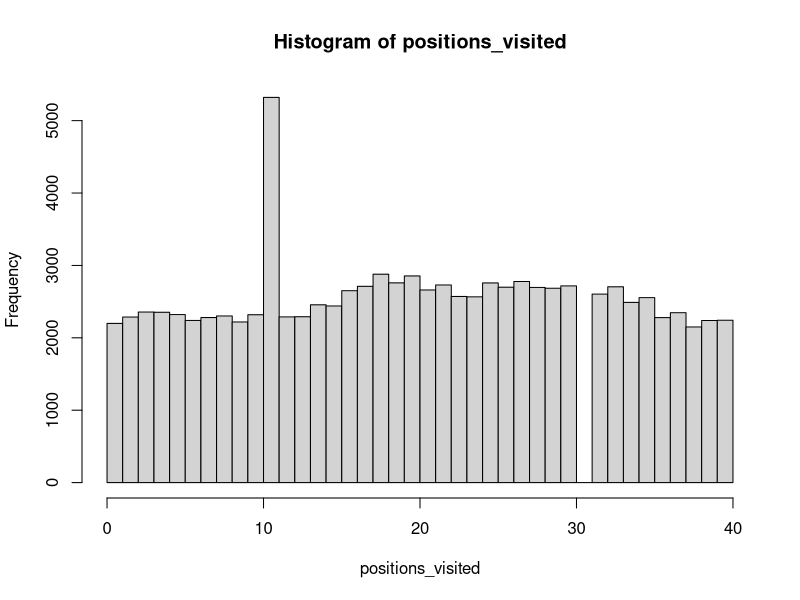
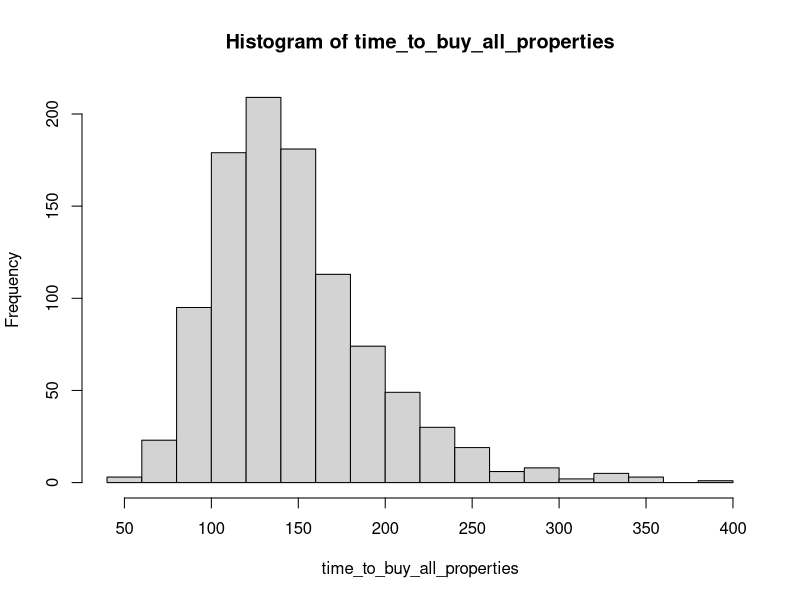

Reproduce these figures in R, in order.
## ---- chunk 1
num_turns <- 100000 # number of turns to take

current_board_position <- 0 # start on the GO space
go_to_jail_position  <- 30 # the go to jail space
jail_position <- 10 # jail space

move_size <- rep(0, num_turns)
positions_visited <- rep(0, num_turns)

# use a for loop to simulate a number of turns
for (turn in 1:num_turns) {

  # set double counter to zero
  double_counter <- 0

  # roll (max) three times
  for (j in 1:3){

    # roll two dice
    die_values <- sample(c(1:6), 2, replace = TRUE)

    # if we have rolled a double for the third time, we proceed straight to jail
    if ((die_values[1] == die_values[2]) & (double_counter == 2)) {
      current_board_position <- jail_position
      break
    }

    # otherwise

    # move player position

    # number of positions to move
    plus_move <- sum(die_values)

    # compute new board position
    new_board_position <- current_board_position + plus_move

    # if land on GO TO JAIL square, then go backwards to the JAIL square
    if (new_board_position == go_to_jail_position) {
      new_board_position <- jail_position
    }

    # update board position (this corrects for the fact the board is circular)
    current_board_position <- (new_board_position %% 40)

    # break out of loop if we roll a non-double
    if (die_values[1] != die_values[2]) {
      break
    } else { # increment double counter
      double_counter <- double_counter + 1
    }

  }

  # store final position visited
  positions_visited[turn] <- current_board_position


}


hist(positions_visited, breaks = seq(0, 40, len = 41), right = FALSE)
## ---- chunk 2
num_games <- 1000 # number of games to play
num_turns <- 1000 # number of turns to take

current_board_position <- 0 # start on the GO space
go_to_jail_position <- 30 # the go to jail space
jail_position <- 10 # jail space
# vector of squares containing properties
properties_that_can_be_bought <- c(1, 3, 5, 6, 8, 9, 11, 12, 13, 14, 15, 16,
  18, 19, 21, 23, 24, 25, 26, 27, 28, 29, 31, 32, 34, 35, 37, 39)


# vector to store number of turns to buy all properties
time_to_buy_all_properties <- rep(0, num_games)

# simulate multiple games
for (game in 1:num_games) {

  positions_visited <- rep(0, num_turns)
  positions_purchased <- rep(0, 40)
  properties_bought <- rep(0, num_turns)

  # use a for loop to simulate a number of turns
  for (turn in 1:num_turns) {

    # roll two dice
    die_values <- sample(c(1:6), 2, replace = TRUE)

    # move player position

    # number of positions to move
    plus_move <- sum(die_values)

    # compute new board position
    new_board_position <- current_board_position + plus_move

    # if land on GO TO JAIL square, then go backwards to the JAIL square
    if (new_board_position == go_to_jail_position) {
      new_board_position <- jail_position
    }

    # update board position (this corrects for the fact the board is circular)
    current_board_position <- (new_board_position %% 40)

    # if we can on a square that can be purchased and which has not been
    # purchased (note R uses 1-indexing for arrays)
    if (positions_purchased[current_board_position + 1] == 0) {
      if (current_board_position %in% properties_that_can_be_bought) {
        positions_purchased[current_board_position + 1] <- 1
      }
    }

    # store position visited
    positions_visited[turn] <- current_board_position

    # store number of properties bought
    properties_bought[turn] <- sum(positions_purchased)

    # check if all properties are gone
    if (properties_bought[turn] == length(properties_that_can_be_bought)) {
      time_to_buy_all_properties[game] <- turn
      break
    }


  }

}


hist(time_to_buy_all_properties, breaks = 20)
